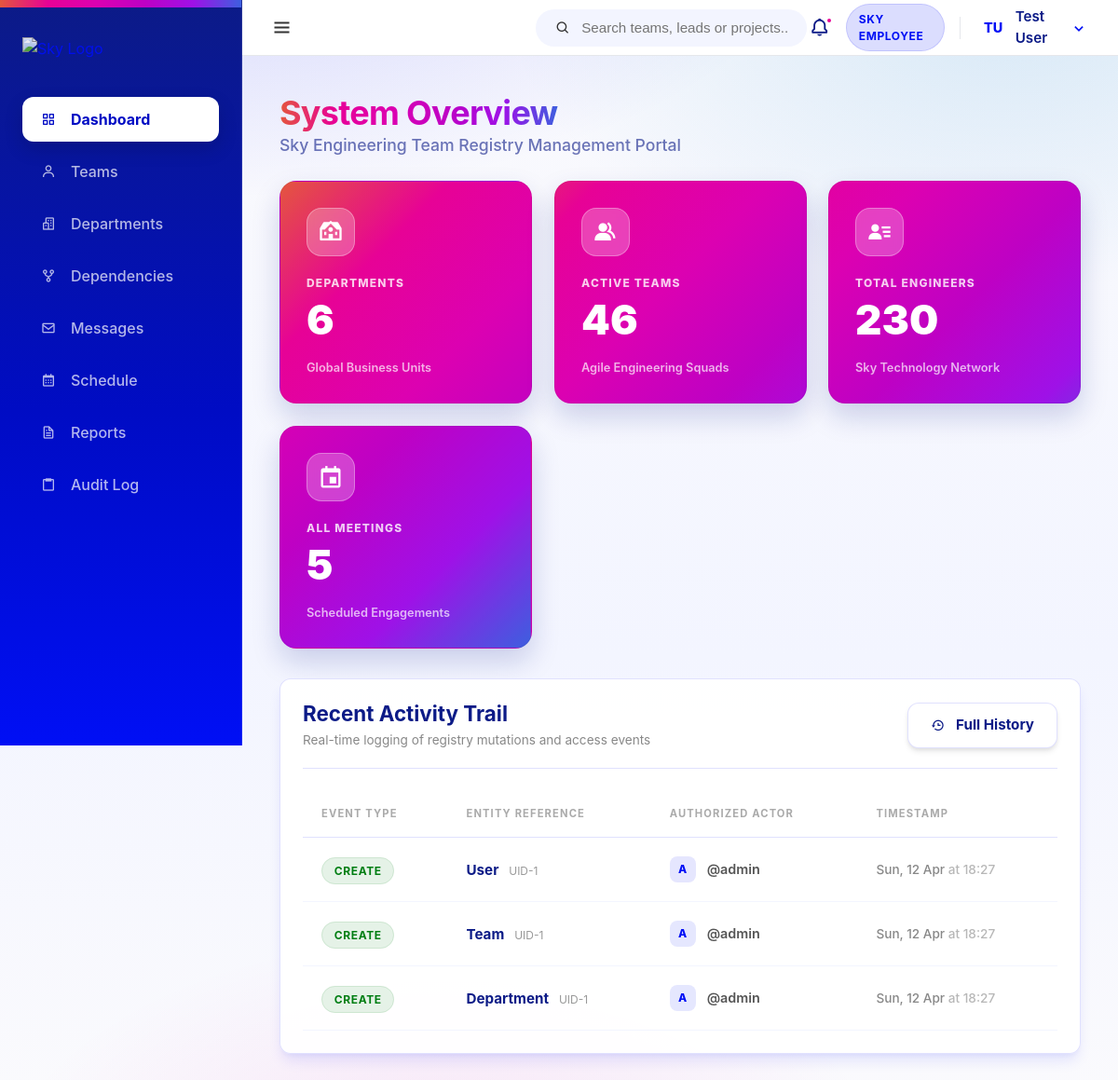
/dashboard/ (signed in), run on an earlier commit of the app's database.
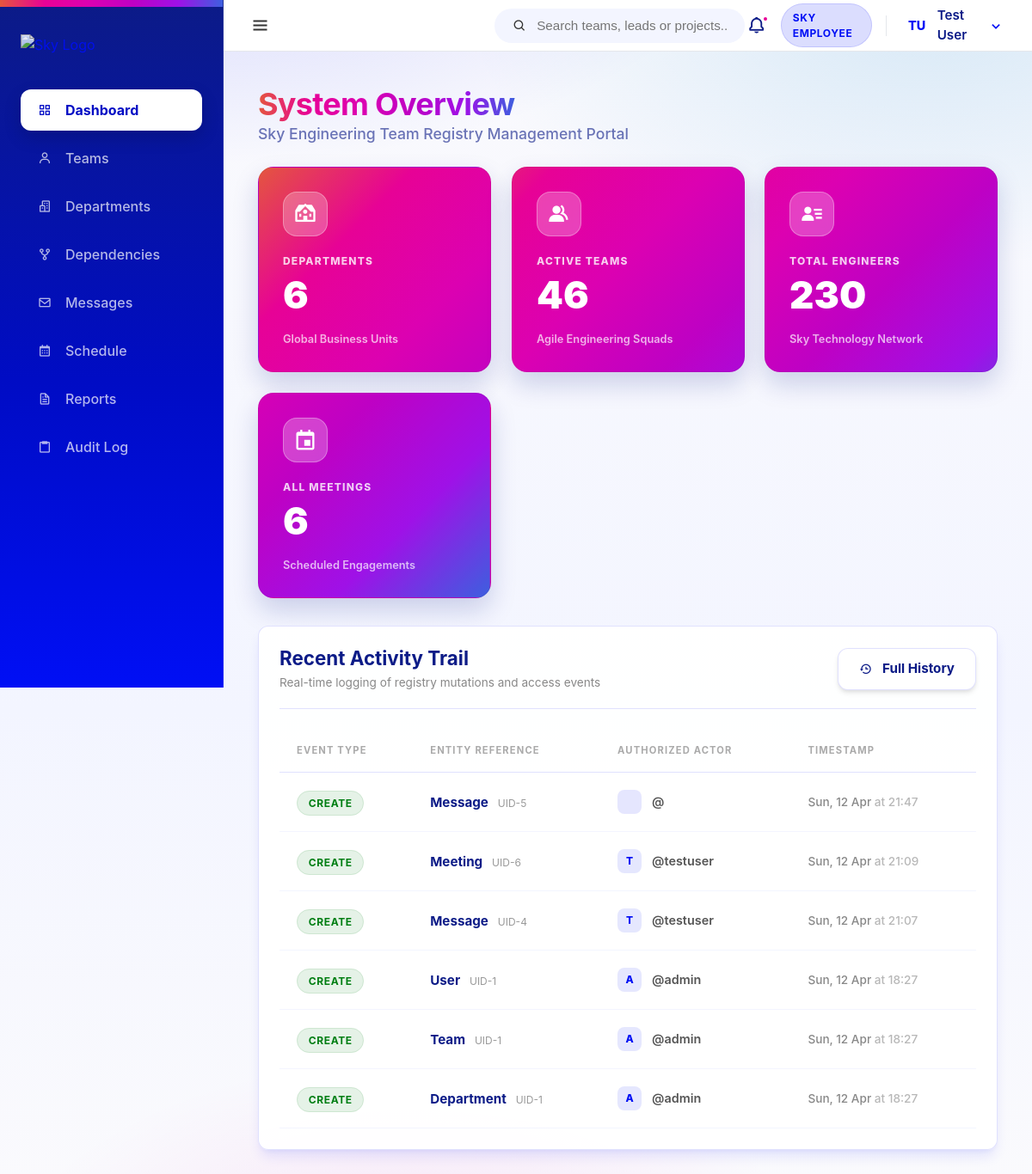
And on a later commit of the database.
### core/models.py (models this page shows, shortened)
class User(AbstractUser):
    class Meta:
        verbose_name = 'User'
        verbose_name_plural = 'Users'

class AuditLog(models.Model):
    audit_id = models.AutoField(primary_key=True)
    actor_user = models.ForeignKey(User, on_delete=models.SET_NULL, null=True, blank=True, related_name='audit_actions')
    ACTION_CHOICES = [
        ('CREATE', 'Create'),
        ('UPDATE', 'Update'),
        ('DELETE', 'Delete'),
    ]
    action_type = models.CharField(max_length=10, choices=ACTION_CHOICES)
    entity_type = models.CharField(max_length=50) # Team/Department/User etc.
    entity_id = models.IntegerField()
    action_changed_at = models.DateTimeField(auto_now_add=True)
    change_summary = models.TextField()

### core/views.py (the view)
# urls.py: path('', views.dashboard, name='dashboard'),
@login_required
def dashboard(request):
    context = {
        'total_teams': Team.objects.count(),
        'total_depts': Department.objects.count(),
        'total_members': TeamMember.objects.count(),
        'total_meetings': Meeting.objects.count(),
        'recent_updates': AuditLog.objects.all().order_by('-action_changed_at')[:10],
    }
    return render(request, 'dashboard.html', context)

### templates/dashboard.html (shortened to what this page needs)
{% extends 'base.html' %}
{% block content %}
<div class="dashboard-header mb-2 animate-slide-up">
    <h1 class="spectrum-text" style="font-size: 2.25rem; letter-spacing: -0.02em;">System Overview</h1>
    <p style="color: var(--sky-header-blue); opacity: 0.6; font-weight: 500; font-size: 1.1rem;">Sky Engineering Team Registry Management Portal</p>
</div>
<div class="grid-dashboard mb-2" style="margin-top: 1.5rem;">
    <div class="quick-card is-1 animate-slide-up spell-tilt spell-shine" style="animation-delay: 0.1s;">
        <div class="icon-box">
            <i class='bx bxs-institution'></i>
        </div>
        <div>
            <div style="font-size: 0.75rem; font-weight: 800; opacity: 0.8; margin-bottom: 0.5rem; text-transform: uppercase; letter-spacing: 0.1em;">DEPARTMENTS</div>
            <div style="font-size: 2.75rem; font-weight: 900; line-height: 1;">{{ total_depts }}</div>
        </div>
        <div style="font-size: 0.8rem; font-weight: 600; opacity: 0.7; margin-top: auto;">Global Business Units</div>
    </div>
    <div class="quick-card is-2 animate-slide-up spell-tilt spell-shine" style="animation-delay: 0.2s;">
        <div class="icon-box">
            <i class='bx bxs-group'></i>
        </div>
        <div>
            <div style="font-size: 0.75rem; font-weight: 800; opacity: 0.8; margin-bottom: 0.5rem; text-transform: uppercase; letter-spacing: 0.1em;">ACTIVE TEAMS</div>
            <div style="font-size: 2.75rem; font-weight: 900; line-height: 1;">{{ total_teams }}</div>
        </div>
        <div style="font-size: 0.8rem; font-weight: 600; opacity: 0.7; margin-top: auto;">Agile Engineering Squads</div>
    </div>
    <div class="quick-card is-3 animate-slide-up spell-tilt spell-shine" style="animation-delay: 0.3s;">
        <div class="icon-box">
            <i class='bx bxs-user-detail'></i>
        </div>
        <div>
            <div style="font-size: 0.75rem; font-weight: 800; opacity: 0.8; margin-bottom: 0.5rem; text-transform: uppercase; letter-spacing: 0.1em;">TOTAL ENGINEERS</div>
            <div style="font-size: 2.75rem; font-weight: 900; line-height: 1;">{{ total_members }}</div>
        </div>
        <div style="font-size: 0.8rem; font-weight: 600; opacity: 0.7; margin-top: auto;">Sky Technology Network</div>
    </div>
    <div class="quick-card is-4 animate-slide-up spell-tilt spell-shine" style="animation-delay: 0.4s;">
        <div class="icon-box">
            <i class='bx bx-calendar-event'></i>
        </div>
        <div>
            <div style="font-size: 0.75rem; font-weight: 800; opacity: 0.8; margin-bottom: 0.5rem; text-transform: uppercase; letter-spacing: 0.1em;">ALL MEETINGS</div>
            <div style="font-size: 2.75rem; font-weight: 900; line-height: 1;">{{ total_meetings }}</div>
        </div>
        <div style="font-size: 0.8rem; font-weight: 600; opacity: 0.7; margin-top: auto;">Scheduled Engagements</div>
    </div>
</div>
<div class="row animate-slide-up" style="animation-delay: 0.4s; margin-top: 2rem;">
    <div class="card spell-tilt" style="width: 100%;">
        <div class="card-header" style="margin-bottom: 1.5rem; display: flex; justify-content: space-between; align-items: center; border-bottom: 1px solid var(--border); padding-bottom: 1.25rem;">
            <div>
                <h2 style="font-size: 1.4rem; color: var(--sky-header-blue);">Recent Activity Trail</h2>
                <p style="font-size: 0.85rem; color: #888; margin-top: 0.25rem;">Real-time logging of registry mutations and access events</p>
            </div>
            <a href="{% url 'core:audit_log' %}" class="btn btn-secondary">
                <i class='bx bx-history'></i> Full History
            </a>
        </div>
        <table style="width: 100%; border-collapse: collapse;">
            <thead>
                <tr style="text-align: left; color: #aaa; font-size: 0.7rem; text-transform: uppercase; letter-spacing: 0.1em; border-bottom: 1px solid var(--border);">
                    <th style="padding: 1rem 1.25rem;">Event Type</th>
                    <th style="padding: 1rem 1.25rem;">Entity Reference</th>
                    <th style="padding: 1rem 1.25rem;">Authorized Actor</th>
                    <th style="padding: 1rem 1.25rem;">Timestamp</th>
                </tr>
            </thead>
            <tbody>
                {% for log in recent_updates %}
                <tr style="border-bottom: 1px solid var(--sky-surface-strong); transition: background 0.2s ease;">
                    <td style="padding: 1.25rem;">
                        <span class="badge {% if log.action_type == 'CREATE' %}badge-green{% elif log.action_type == 'DELETE' %}badge-red{% else %}badge-blue{% endif %}">
                            {{ log.action_type }}
                        </span>
                    </td>
                    <td style="padding: 1.25rem;">
                        <span style="font-weight: 700; color: var(--sky-header-blue); font-size: 0.95rem;">{{ log.entity_type }}</span>
                        <span style="font-size: 0.75rem; color: #999; margin-left: 0.4rem;">UID-{{ log.entity_id }}</span>
                    </td>
                    <td style="padding: 1.25rem;">
                        <div style="display: flex; align-items: center; gap: 0.75rem;">
                            <div style="width: 28px; height: 28px; background: var(--sky-tint-10); border-radius: 8px; display: flex; align-items: center; justify-content: center; font-size: 0.75rem; font-weight: 800; color: var(--sky-primary);">
                                {{ log.actor_user.username|slice:":1"|upper }}
                            </div>
                            <span style="font-weight: 600; color: #555; font-size: 0.9rem;">@{{ log.actor_user.username }}</span>
                        </div>
                    </td>
                    <td style="padding: 1.25rem; font-size: 0.85rem; color: #888; font-weight: 500;">
                        {{ log.action_changed_at|date:"D, d M" }} <span style="opacity: 0.6;">at {{ log.action_changed_at|date:"H:i" }}</span>
                    </td>
                </tr>
                {% endfor %}
            </tbody>
        </table>
    </div>
</div>
{% endblock %}

### templates/base.html (shortened to what this page needs)
{% load static %}
<!DOCTYPE html>
<html lang="en">
<head>
    <link rel="stylesheet" href="{% static 'css/sky-layout.css' %}">
    <link rel="stylesheet" href="{% static 'css/style.css' %}">
    <link href='https://unpkg.com/boxicons@2.1.4/css/boxicons.min.css' rel='stylesheet'>
</head>
<body>
    <div class="app-container">
        <nav class="sidebar">
            <div class="sidebar-header">
                <a href="{% url 'core:dashboard' %}" class="logo-link">
                    <img src="{% static 'images/Sky-spectrum-rgb.png' %}" alt="Sky Logo" class="sky-logo-img sidebar-logo">
                </a>
            </div>
            <ul class="nav-links">
                <li class="nav-item">
                    <a href="{% url 'core:dashboard' %}" class="nav-link {% if request.resolver_match.url_name == 'dashboard' %}active{% endif %}">
                        <i class='bx bx-grid-alt'></i> <span class="nav-label">Dashboard</span>
                    </a>
                </li>
                <li class="nav-item">
                    <a href="{% url 'teams:team_list' %}" class="nav-link {% if 'teams' in request.path %}active{% endif %}">
                        <i class='bx bx-user'></i> <span class="nav-label">Teams</span>
                    </a>
                </li>
                <li class="nav-item">
                    <a href="{% url 'organisation:org_chart' %}" class="nav-link {% if 'organisation' in request.path and 'dependencies' not in request.path %}active{% endif %}">
                        <i class='bx bx-buildings' ></i> <span class="nav-label">Departments</span>
                    </a>
                </li>
                <li class="nav-item">
                    <a href="{% url 'organisation:dependencies' %}" class="nav-link {% if 'dependencies' in request.path %}active{% endif %}">
                        <i class='bx bx-git-repo-forked' ></i> <span class="nav-label">Dependencies</span>
                    </a>
                </li>
                <li class="nav-item">
                    <a href="{% url 'messages_app:inbox' %}" class="nav-link {% if 'messages' in request.path %}active{% endif %}">
                        <i class='bx bx-envelope' ></i> <span class="nav-label">Messages</span>
                    </a>
                </li>
                <li class="nav-item">
                    <a href="{% url 'schedule:calendar' %}" class="nav-link {% if 'schedule' in request.path %}active{% endif %}">
                        <i class='bx bx-calendar' ></i> <span class="nav-label">Schedule</span>
                    </a>
                </li>
                <li class="nav-item">
                    <a href="{% url 'reports:reports_home' %}" class="nav-link {% if 'reports' in request.path %}active{% endif %}">
                        <i class='bx bx-file' ></i> <span class="nav-label">Reports</span>
                    </a>
                </li>
                <li class="nav-item">
                    <a href="{% url 'core:audit_log' %}" class="nav-link {% if 'audit' in request.path %}active{% endif %}">
                        <i class='bx bx-clipboard' ></i> <span class="nav-label">Audit Log</span>
                    </a>
                </li>
            </ul>
            </nav>
        <div class="main-wrapper">
            <header class="top-navbar" style="display: flex; align-items: center; justify-content: space-between; height: 60px;">
                <div class="navbar-left">
                    <button id="sidebar-toggle" class="sidebar-toggle-btn" aria-label="Toggle Sidebar">
                        <i class='bx bx-menu'></i>
                    </button>
                </div>
                <div class="navbar-middle">
                    <div class="search-bar-container" id="global-search">
                        <div class="search-bar">
                            <i class='bx bx-search'></i>
                            <input type="text" placeholder="Search teams, leads or projects..." id="search-input">
                        </div>
                    </div>
                </div>
                <div class="navbar-right" style="display: flex; align-items: center; gap: 12px;">
                    <div class="notification-bell" style="display: flex; align-items: center; justify-content: center;">
                        <i class='bx bx-bell'></i>
                        <span class="pulse-dot"></span>
                    </div>
                    <span class="badge badge-blue" style="vertical-align: middle; display: inline-flex; align-items: center;">SKY EMPLOYEE</span>
                    <div class="nav-user-dropdown" id="user-dropdown-container" style="display: flex; align-items: center;">
                        <div class="nav-avatar-trigger" id="user-dropdown-btn" style="display: flex; align-items: center;">
                            <div class="avatar-circle small">
                                {% if user.first_name %}{{ user.first_name|first|upper }}{% else %}{{ user.username|first|upper }}{% endif %}{% if user.last_name %}{{ user.last_name|first|upper }}{% endif %}
                            </div>
                            <span class="user-fullname">{{ user.get_full_name|default:user.username }}</span>
                            <i class='bx bx-chevron-down'></i>
                        </div>
                    </div>
                </div>
            </header>
            <main class="content-area animate-slide-up">
                {% block content %}{% endblock %}
            </main>
        </div>
    </div>
</body>
</html>

What changed in the data, as far as the page shows it:
added AuditLog: action_type "CREATE", entity_type "Message", entity_id "5", action_changed_at "Sun, 12 Apr", action_changed_at "21:47"
added AuditLog: action_type "CREATE", entity_type "Meeting", entity_id "6", actor_user.username "T", actor_user.username "testuser", action_changed_at "Sun, 12 Apr", action_changed_at "21:09"
added AuditLog: action_type "CREATE", entity_type "Message", entity_id "4", actor_user.username "T", actor_user.username "testuser", action_changed_at "Sun, 12 Apr", action_changed_at "21:07"
Also different on the page:
{{ total_meetings }}: "5" → "6"
